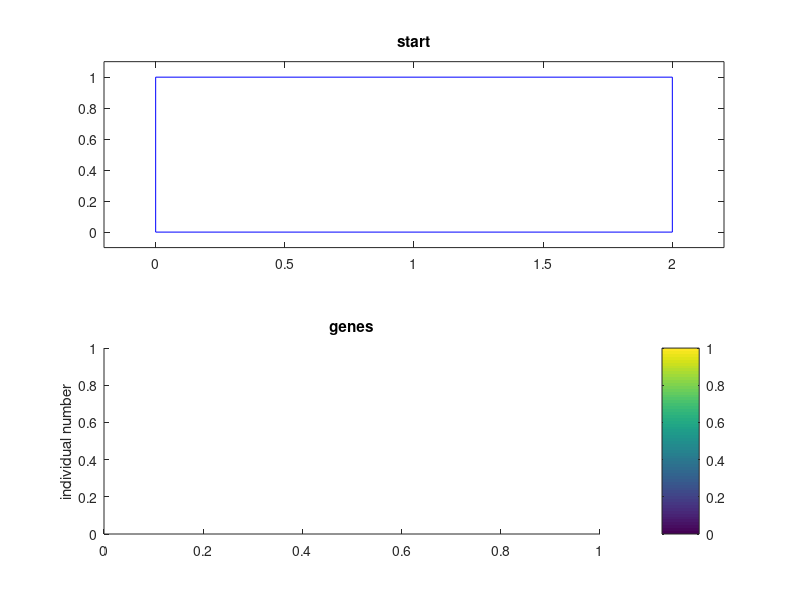

The MATLAB source for this figure: (Note: this script raises an error after producing the figure.)
% main box sizes:
a=2;
b=1;

Nb=30; % number of boxes

% random boxes sizes:
mab=mean([a b]);
aa=0.05*mab+0.3*mab*rand(1,Nb);
bb=0.05*mab+0.3*mab*rand(1,Nb);
m2=min([aa bb]/2); % smallest half-size
AA=aa.*bb; % boxes areas

penalty=0.2*a*b;
nac=0.8; % negative area coefficient


N=500; % population size
ng=1500; % number of generations
pmpe=0.05; % places exchange mutation probability
pmbj=0.01; % big gauss jump
pmsj=0.02; % small gauss jump
pmrr=0.05; % random rotation
pmvi=0.05; % random visible/invisible
pmne=0.1; % move to nearest adge

figure;
%ha1=axes;
ha1=subplot(2,1,1);
plot([0 a a 0 0], [0 0 b b 0],'b-');
xlim([-0.1*a 1.1*a]);
ylim([-0.1*b 1.1*b]);
set(ha1,'NextPlot','add');
ht=title(ha1,'start');
ha2=subplot(2,1,2);
ylabel('individual number');
title('genes');
colorbar;
drawnow;


set_cl; % set color table cl to plot boxes with different colors



% random initial population:
G=zeros(N,4*Nb);
Gch=zeros(N,4*Nb); % children
for Nc=1:N % for each individual
    G1=zeros(4,Nb); % one individual
    % G1(1,i)=1 if i-box is visible
    % G1(2,i)=1 if i-box is rotated at 90 degrees
    % G1(3,i) - x-coordinate of i-box center
    % G1(4,i) - y-coordinate of i-box center

    G1(1,:)=double(rand(1,Nb)<0.2);
    G1(2,:)=double(rand(1,Nb)<0.5);
    
    G1(3,:)=m2+(a-m2)*rand(1,Nb);
    G1(4,:)=m2+(b-m2)*rand(1,Nb);
    
    
    G(Nc,:)=(G1(:))'; % (G1(:))' converts matrix to row-vector
end

hi=imagesc(G,'parent',ha2);
ylabel('individual number');
title('genes');
colorbar;
drawnow;


clear F;
fc=1;
Gpr1=zeros(4,Nb);
Gpr2=zeros(4,Nb); % two parents
Gch1=zeros(4,Nb);
Gch2=zeros(4,Nb); % two children
for ngc=1:ng % generations counting
    % find fitnesses:
    fitnesses=zeros(N,1);
    for Nc=1:N % for each individual
        G1(:)=(G(Nc,:))';
        vis=G1(1,:);
        ind=find(vis);
        L=length(ind);
        if L>0
            % only visible:
            rot=G1(2,ind);
            x=G1(3,ind);
            y=G1(4,ind);
            if L==1
                aaa=aa(ind);
                bbb=bb(ind);
                if rot
                    tmp=aaa;
                    aaa=bbb;
                    bbb=tmp;
                end
                A0=AA(ind); % box area
                x1=max([x-aaa/2  0]);
                y1=max([y-bbb/2  0]);
                x2=min([x+aaa/2  a]);
                y2=min([y+bbb/2  b]);
                % x1 - x2,  y1 - y2 is box (part of current box) that inside main box
                if (x1>=x2)||(y1>=y2)
                    A=0; % box that inside main box area
                else
                    A=(x2-x1)*(y2-y1); % box that inside main box area
                end
                %if A<A0 % if not fully inside main box
                if (aaa/2<=x)&&(x<=a-aaa/2)&&(bbb/2<=y)&&(y<=b-bbb/2) % if filly inside
                    fitness=A;
                else
                    fitness=A-nac*(A0-A)-penalty;
                end
                    
            else
                fitness=0;
                ispen=false; % true if penality
                
                % check cross with main box:
                % add boxes arreas and strong subtract out areas:
                for n=1:L % for each box
                    ind1=ind(n);
                    aaa=aa(ind1);
                    bbb=bb(ind1);
                    if rot(n)
                        tmp=aaa;
                        aaa=bbb;
                        bbb=tmp;
                    end
                    A0=AA(ind1); % box area
                    x1=max([x(n)-aaa/2  0]);
                    y1=max([y(n)-bbb/2  0]);
                    x2=min([x(n)+aaa/2  a]);
                    y2=min([y(n)+bbb/2  b]);
                    % x1 - x2,  y1 - y2 is box (part of current box) that inside main box
                    if (x1>=x2)||(y1>=y2)
                        A=0; % box that inside main box area
                    else
                        A=(x2-x1)*(y2-y1); % box that inside main box area
                    end
                    %if A<A0 % if not fully inside main box
                        %fitness=fitness + A-nac*(A0-A);
                        %ispen=true; % penality
                    %else
                        %fitness=fitness + A;
                    %end
                    
                    if (aaa/2<=x(n))&&(x(n)<=a-aaa/2)&&(bbb/2<=y(n))&&(y(n)<=b-bbb/2) % if filly inside
                        fitness=fitness + A;
                    else
                        fitness=fitness + A-nac*(A0-A);
                        ispen=true; % penality
                    end
                    
                end
                
                % for each pair of boxes:
                for n1=1:L-1
                    ind1=ind(n1);
                    aaa1=aa(ind1);
                    bbb1=bb(ind1);
                    if rot(n1)
                        tmp=aaa1;
                        aaa1=bbb1;
                        bbb1=tmp;
                    end
                    A1=AA(ind1);
                    x1=x(n1);
                    y1=y(n1); % position of 1st box of pair
                    for n2=n1+1:L
                        ind2=ind(n2);
                        aaa2=aa(ind2);
                        bbb2=bb(ind2);
                        if rot(n2)
                            tmp=aaa2;
                            aaa2=bbb2;
                            bbb2=tmp;
                        end
                        A2=AA(ind2);
                        x2=x(n2);
                        y2=y(n2); % position of 2nd box of pair
                        dx=abs(x1-x2);
                        dy=abs(y1-y2); % distancies
                        a12=(aaa1/2+aaa2/2);
                        b12=(bbb1/2+bbb2/2);
                        if (dx<a12)&&(dy<b12) % if cross
                            ispen=true;
                            Ac=(a12-dx)*(b12-dy); % area of cross
                            fitness=fitness-Ac-Ac; % becuse area of n1 and n2 was added fully
                            fitness=fitness-2*nac*Ac;
                        end

                    end
                end
                
                if ispen
                    fitness=fitness-penalty;
                end
        
            end
        else
            fitness=0;
        end
        fitnesses(Nc)=fitness;
    end
    
    [fb bi]=max(fitnesses); % best
    
    % plot best:
    G1(:)=(G(bi,:))';
    Gb=G(bi,:); % best
    if mod(ngc,10)==0
        cla(ha1);
        Atmp=0;
        for Nbc=1:Nb
            vis1=G1(1,Nbc);
            if vis1
                rot1=G1(2,Nbc);
                aaa=aa(Nbc);
                bbb=bb(Nbc);
                if rot1
                    tmp=aaa;
                    aaa=bbb;
                    bbb=tmp;
                end
                x=G1(3,Nbc);
                y=G1(4,Nbc);
                plot([x-aaa/2  x+aaa/2  x+aaa/2  x-aaa/2  x-aaa/2],...
                     [y-bbb/2  y-bbb/2  y+bbb/2  y+bbb/2  y-bbb/2],...
                     '-','color',cl(Nbc,:),...
                     'parent',ha1);
                hold on;
                Atmp=Atmp+aaa*bbb;
            end
        end
        plot([0 a a 0 0], [0 0 b b 0],'b-','parent',ha1);
        xlim(ha1,[-0.1*a 1.1*a]);
        ylim(ha1,[-0.1*b 1.1*b]);
        
        set(hi,'Cdata',G);
        
        nvb=length(find(G1(1,:))); % number of visible boxes
        
        set(ht,'string',[' generation: ' num2str(ngc)  ', boxes: ' num2str(nvb) ', area: ' num2str(fb)]);
        
        drawnow;
        
        F(fc)=getframe(gcf);
        fc=fc+1;
    end
    
    
    % prepare for crossover, selection:
    fmn=min(fitnesses);
    fst=std(fitnesses);
    if fst<1e-7
        fst=1e-7;
    end
    fmn1=fmn-0.01*fst; % little low then minimum
    P=fitnesses-fmn1; % positive values
    p=P/sum(P); % probabilities
    ii=roulette_wheel_indexes(N,p);
    Gp=G(ii,:); % parents
    
    % crossover:
    for n=1:2:N
        pr1=Gp(n,:);
        pr2=Gp(n+1,:); % two parents
        % in matrix form:
        Gpr1(:)=pr1'; 
        Gpr2(:)=pr2';
        
        for Nbc=1:Nb
            
            % visibility:
            if rand<0.5
                Gch1(1,Nbc)=Gpr1(1,Nbc);
            else
                Gch1(1,Nbc)=Gpr2(1,Nbc);
            end
            if rand<0.5
                Gch2(1,Nbc)=Gpr1(1,Nbc);
            else
                Gch2(1,Nbc)=Gpr2(1,Nbc);
            end
            
            % rotation:
            if rand<0.5
                Gch1(2,Nbc)=Gpr1(2,Nbc);
            else
                Gch1(2,Nbc)=Gpr2(2,Nbc);
            end
            if rand<0.5
                Gch2(2,Nbc)=Gpr1(2,Nbc);
            else
                Gch2(2,Nbc)=Gpr2(2,Nbc);
            end
            
            % position:
            % child 1:
            %i3=ceil(3*rand);
            %i3=roulette_wheel_indexes(1,[0.2 0.4 0.4]);
            i3=1+ceil(2*rand);
            switch i3
                case 1 % get mean position
                    Gch1(3,Nbc)=(Gpr1(3,Nbc)+Gpr2(3,Nbc))/2;
                    Gch1(4,Nbc)=(Gpr1(4,Nbc)+Gpr2(4,Nbc))/2;
                case 2 %get position of parent 1
                    Gch1(3,Nbc)=Gpr1(3,Nbc);
                    Gch1(4,Nbc)=Gpr1(4,Nbc);
                case 3 %get position of parent 2
                    Gch1(3,Nbc)=Gpr2(3,Nbc);
                    Gch1(4,Nbc)=Gpr2(4,Nbc);
            end
            % child 2:
            %i3=ceil(3*rand);
            %i3=roulette_wheel_indexes(1,[0.2 0.4 0.4]);
            i3=1+ceil(2*rand);
            switch i3
                case 1 % get mean position
                    Gch2(3,Nbc)=(Gpr1(3,Nbc)+Gpr2(3,Nbc))/2;
                    Gch2(4,Nbc)=(Gpr1(4,Nbc)+Gpr2(4,Nbc))/2;
                case 2 %get position of parent 1
                    Gch2(3,Nbc)=Gpr1(3,Nbc);
                    Gch2(4,Nbc)=Gpr1(4,Nbc);
                case 3 %get position of parent 2
                    Gch2(3,Nbc)=Gpr2(3,Nbc);
                    Gch2(4,Nbc)=Gpr2(4,Nbc);
            end
            
            
        end
        ch1=(Gch1(:))';
        ch2=(Gch2(:))';
        Gch(n,:)=ch1;
        Gch(n+1,:)=ch2;
        
        
    end
    G=Gch; % now children
    
    % mutations:
    % places exchange
    for Nc=1:N % for each individual
        if rand<pmpe
            G1(:)=(G(Nc,:))';
            ir1=ceil(Nb*rand);
            ir2=ceil(Nb*rand);
            tmp1=G1(3:4,ir1);
            G1(3:4,ir1)=G1(3:4,ir2);
            G1(3:4,ir2)=tmp1;
            G(Nc,:)=(G1(:))';
        end
    end
    
    % big gauss jump:
    for Nc=1:N % for each individual
        if rand<pmbj
            G1(:)=(G(Nc,:))';
            ir=ceil(Nb*rand);
            G1(3:4,ir)=G1(3:4,ir)+[0.05*a*randn;
                                   0.05*b*randn];
            G(Nc,:)=(G1(:))';
        end
    end
    
    % small gauss jump:
    for Nc=1:N % for each individual
        if rand<pmsj
            G1(:)=(G(Nc,:))';
            ir=ceil(Nb*rand);
            G1(3:4,ir)=G1(3:4,ir)+[0.005*a*randn;
                                   0.005*b*randn];
            G(Nc,:)=(G1(:))';
        end
    end
    
    % random rotation:
    for Nc=1:N % for each individual
        if rand<pmrr
            G1(:)=(G(Nc,:))';
            ir=ceil(Nb*rand);
            G1(2,ir)=double(rand<0.5);
            G(Nc,:)=(G1(:))';
        end
    end
    
    % random visible/invisible:
    for Nc=1:N % for each individual
        if rand<pmvi
            G1(:)=(G(Nc,:))';
            ir=ceil(Nb*rand);
            G1(1,ir)=double(rand<0.5);
            G(Nc,:)=(G1(:))';
        end
    end
    
    % move to nearest edge:
    for Nc=1:N % for each individual
        if rand<pmne
            G1(:)=(G(Nc,:))';
            ir=ceil(Nb*rand); % random small box
            rv=find((G1(1,:))&((1:Nb)~=Nc)); % find rest visible
            if rand<0.5
                % to veritcile edge
                eax=[G1(3,rv)-aa(rv)/2  G1(3,rv)+aa(rv)/2  0  a]; % edge xs
                deax=[(G1(3,ir)-aa(ir)/2) - eax  (G1(3,ir)+aa(ir)/2) - eax]; % distancies
                [dmn indm]=min(abs(deax));
                G1(3,ir)=G1(3,ir)-deax(indm);
            else
                % to horizontal edge
                eay=[G1(4,rv)-bb(rv)/2  G1(4,rv)+bb(rv)/2  0  b]; % edge ys
                deay=[(G1(4,ir)-bb(ir)/2) - eay  (G1(4,ir)+bb(ir)/2) - eay]; % distancies
                [dmn indm]=min(abs(deay));
                G1(4,ir)=G1(4,ir)-deay(indm);
            end
        end
    end
    
    
    
    % ellitism:
    G(1,:)=Gb;
    

    
    
    
end

movie2avi(F,'ga_2d_box_pack_2','fps',10,'compression','Cinepak'); 